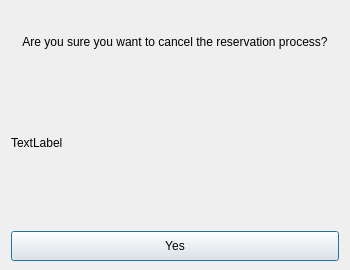
<?xml version="1.0" encoding="UTF-8"?>
<ui version="4.0">
 <class>Dialog</class>
 <widget class="QDialog" name="Dialog">
  <property name="geometry">
   <rect>
    <x>0</x>
    <y>0</y>
    <width>350</width>
    <height>270</height>
   </rect>
  </property>
  <property name="minimumSize">
   <size>
    <width>350</width>
    <height>270</height>
   </size>
  </property>
  <property name="maximumSize">
   <size>
    <width>350</width>
    <height>270</height>
   </size>
  </property>
  <property name="windowTitle">
   <string>Dialog</string>
  </property>
  <layout class="QGridLayout" name="gridLayout">
   <property name="topMargin">
    <number>0</number>
   </property>
   <property name="bottomMargin">
    <number>9</number>
   </property>
   <item row="1" column="0" colspan="3">
    <widget class="QLabel" name="header_message_label">
     <property name="minimumSize">
      <size>
       <width>0</width>
       <height>35</height>
      </size>
     </property>
     <property name="text">
      <string>Are you sure you want to cancel the reservation process?</string>
     </property>
     <property name="alignment">
      <set>Qt::AlignCenter</set>
     </property>
     <property name="wordWrap">
      <bool>true</bool>
     </property>
    </widget>
   </item>
   <item row="4" column="0" colspan="3">
    <widget class="QPushButton" name="proceed_button">
     <property name="minimumSize">
      <size>
       <width>0</width>
       <height>30</height>
      </size>
     </property>
     <property name="cursor">
      <cursorShape>PointingHandCursor</cursorShape>
     </property>
     <property name="text">
      <string>Yes</string>
     </property>
    </widget>
   </item>
   <item row="0" column="0">
    <spacer name="vs_2">
     <property name="orientation">
      <enum>Qt::Vertical</enum>
     </property>
     <property name="sizeType">
      <enum>QSizePolicy::Maximum</enum>
     </property>
     <property name="sizeHint" stdset="0">
      <size>
       <width>20</width>
       <height>20</height>
      </size>
     </property>
    </spacer>
   </item>
   <item row="2" column="0" colspan="3">
    <widget class="QLabel" name="issues_label">
     <property name="minimumSize">
      <size>
       <width>0</width>
       <height>145</height>
      </size>
     </property>
     <property name="text">
      <string>TextLabel</string>
     </property>
     <property name="alignment">
      <set>Qt::AlignLeading|Qt::AlignLeft|Qt::AlignVCenter</set>
     </property>
    </widget>
   </item>
   <item row="3" column="0">
    <spacer name="vs_1">
     <property name="orientation">
      <enum>Qt::Vertical</enum>
     </property>
     <property name="sizeType">
      <enum>QSizePolicy::Fixed</enum>
     </property>
     <property name="sizeHint" stdset="0">
      <size>
       <width>20</width>
       <height>10</height>
      </size>
     </property>
    </spacer>
   </item>
  </layout>
 </widget>
 <resources/>
 <connections/>
</ui>
